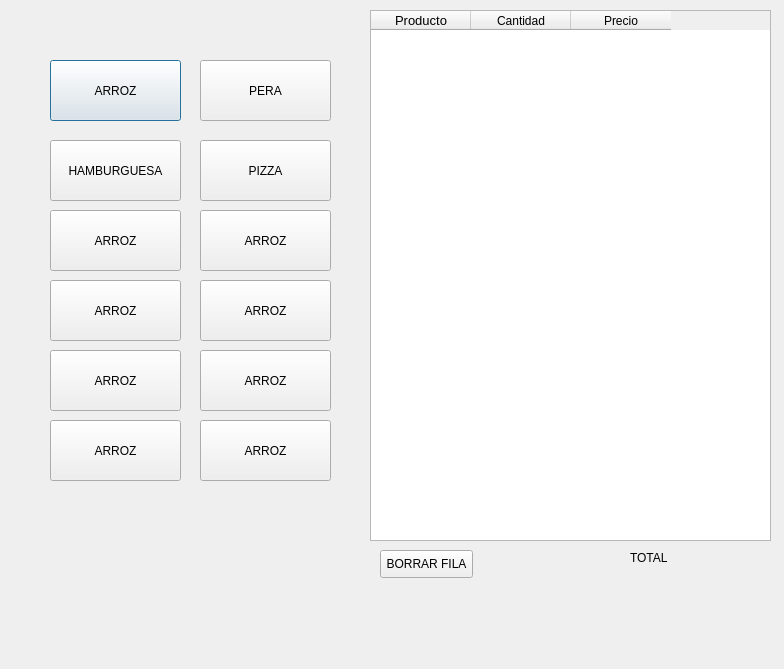
<?xml version="1.0" encoding="UTF-8"?>
<ui version="4.0">
 <class>Dialog</class>
 <widget class="QDialog" name="Dialog">
  <property name="geometry">
   <rect>
    <x>0</x>
    <y>0</y>
    <width>784</width>
    <height>669</height>
   </rect>
  </property>
  <property name="windowTitle">
   <string>Dialog</string>
  </property>
  <widget class="QTableWidget" name="cuenta1">
   <property name="geometry">
    <rect>
     <x>370</x>
     <y>10</y>
     <width>401</width>
     <height>531</height>
    </rect>
   </property>
   <attribute name="horizontalHeaderMinimumSectionSize">
    <number>40</number>
   </attribute>
   <attribute name="verticalHeaderMinimumSectionSize">
    <number>40</number>
   </attribute>
   <column>
    <property name="text">
     <string>Producto</string>
    </property>
    <property name="font">
     <font>
      <pointsize>10</pointsize>
     </font>
    </property>
   </column>
   <column>
    <property name="text">
     <string>Cantidad</string>
    </property>
   </column>
   <column>
    <property name="text">
     <string>Precio</string>
    </property>
   </column>
  </widget>
  <widget class="QLabel" name="total1">
   <property name="geometry">
    <rect>
     <x>630</x>
     <y>550</y>
     <width>91</width>
     <height>16</height>
    </rect>
   </property>
   <property name="text">
    <string>TOTAL</string>
   </property>
  </widget>
  <widget class="QPushButton" name="arroz1">
   <property name="geometry">
    <rect>
     <x>50</x>
     <y>60</y>
     <width>131</width>
     <height>61</height>
    </rect>
   </property>
   <property name="text">
    <string>ARROZ</string>
   </property>
  </widget>
  <widget class="QPushButton" name="pera1">
   <property name="geometry">
    <rect>
     <x>200</x>
     <y>60</y>
     <width>131</width>
     <height>61</height>
    </rect>
   </property>
   <property name="text">
    <string>PERA</string>
   </property>
  </widget>
  <widget class="QPushButton" name="hamburguesa1">
   <property name="geometry">
    <rect>
     <x>50</x>
     <y>140</y>
     <width>131</width>
     <height>61</height>
    </rect>
   </property>
   <property name="text">
    <string>HAMBURGUESA</string>
   </property>
  </widget>
  <widget class="QPushButton" name="pizza1">
   <property name="geometry">
    <rect>
     <x>200</x>
     <y>140</y>
     <width>131</width>
     <height>61</height>
    </rect>
   </property>
   <property name="text">
    <string>PIZZA</string>
   </property>
  </widget>
  <widget class="QPushButton" name="borrar">
   <property name="geometry">
    <rect>
     <x>380</x>
     <y>550</y>
     <width>93</width>
     <height>28</height>
    </rect>
   </property>
   <property name="text">
    <string>BORRAR FILA</string>
   </property>
  </widget>
  <widget class="QPushButton" name="arroz1_2">
   <property name="geometry">
    <rect>
     <x>200</x>
     <y>210</y>
     <width>131</width>
     <height>61</height>
    </rect>
   </property>
   <property name="text">
    <string>ARROZ</string>
   </property>
  </widget>
  <widget class="QPushButton" name="arroz1_3">
   <property name="geometry">
    <rect>
     <x>50</x>
     <y>210</y>
     <width>131</width>
     <height>61</height>
    </rect>
   </property>
   <property name="text">
    <string>ARROZ</string>
   </property>
  </widget>
  <widget class="QPushButton" name="arroz1_4">
   <property name="geometry">
    <rect>
     <x>50</x>
     <y>280</y>
     <width>131</width>
     <height>61</height>
    </rect>
   </property>
   <property name="text">
    <string>ARROZ</string>
   </property>
  </widget>
  <widget class="QPushButton" name="arroz1_5">
   <property name="geometry">
    <rect>
     <x>200</x>
     <y>280</y>
     <width>131</width>
     <height>61</height>
    </rect>
   </property>
   <property name="text">
    <string>ARROZ</string>
   </property>
  </widget>
  <widget class="QPushButton" name="arroz1_6">
   <property name="geometry">
    <rect>
     <x>50</x>
     <y>350</y>
     <width>131</width>
     <height>61</height>
    </rect>
   </property>
   <property name="text">
    <string>ARROZ</string>
   </property>
  </widget>
  <widget class="QPushButton" name="arroz1_7">
   <property name="geometry">
    <rect>
     <x>200</x>
     <y>350</y>
     <width>131</width>
     <height>61</height>
    </rect>
   </property>
   <property name="text">
    <string>ARROZ</string>
   </property>
  </widget>
  <widget class="QPushButton" name="arroz1_8">
   <property name="geometry">
    <rect>
     <x>50</x>
     <y>420</y>
     <width>131</width>
     <height>61</height>
    </rect>
   </property>
   <property name="text">
    <string>ARROZ</string>
   </property>
  </widget>
  <widget class="QPushButton" name="arroz1_9">
   <property name="geometry">
    <rect>
     <x>200</x>
     <y>420</y>
     <width>131</width>
     <height>61</height>
    </rect>
   </property>
   <property name="text">
    <string>ARROZ</string>
   </property>
  </widget>
 </widget>
 <resources/>
 <connections/>
</ui>
